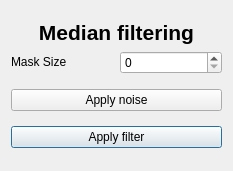
<?xml version="1.0" encoding="UTF-8"?>
<ui version="4.0">
 <class>LPanelMedianFilter</class>
 <widget class="QDialog" name="LPanelMedianFilter">
  <property name="geometry">
   <rect>
    <x>0</x>
    <y>0</y>
    <width>233</width>
    <height>171</height>
   </rect>
  </property>
  <property name="windowTitle">
   <string>Dialog</string>
  </property>
  <layout class="QGridLayout" name="gridLayout">
   <item row="2" column="0">
    <widget class="QPushButton" name="mButtonFilter">
     <property name="text">
      <string>Apply filter</string>
     </property>
    </widget>
   </item>
   <item row="0" column="0">
    <layout class="QVBoxLayout" name="mVerticalLayout">
     <item>
      <widget class="QLabel" name="mLabelTittle">
       <property name="sizePolicy">
        <sizepolicy hsizetype="Expanding" vsizetype="Fixed">
         <horstretch>0</horstretch>
         <verstretch>0</verstretch>
        </sizepolicy>
       </property>
       <property name="text">
        <string>&lt;html&gt;&lt;head/&gt;&lt;body&gt;&lt;p align=&quot;center&quot;&gt;&lt;span style=&quot; font-size:16pt; font-weight:600;&quot;&gt;Median filtering&lt;/span&gt;&lt;/p&gt;&lt;/body&gt;&lt;/html&gt;</string>
       </property>
       <property name="textFormat">
        <enum>Qt::RichText</enum>
       </property>
       <property name="alignment">
        <set>Qt::AlignCenter</set>
       </property>
      </widget>
     </item>
     <item>
      <layout class="QHBoxLayout" name="mHorizontalLayout">
       <item>
        <widget class="QLabel" name="mLabelMaskSize">
         <property name="sizePolicy">
          <sizepolicy hsizetype="Preferred" vsizetype="Fixed">
           <horstretch>0</horstretch>
           <verstretch>0</verstretch>
          </sizepolicy>
         </property>
         <property name="text">
          <string>Mask Size</string>
         </property>
        </widget>
       </item>
       <item>
        <widget class="QSpinBox" name="mSpinboxMaskSize"/>
       </item>
      </layout>
     </item>
    </layout>
   </item>
   <item row="1" column="0">
    <widget class="QPushButton" name="mButtonNoise">
     <property name="text">
      <string>Apply noise</string>
     </property>
    </widget>
   </item>
  </layout>
 </widget>
 <resources/>
 <connections/>
</ui>
